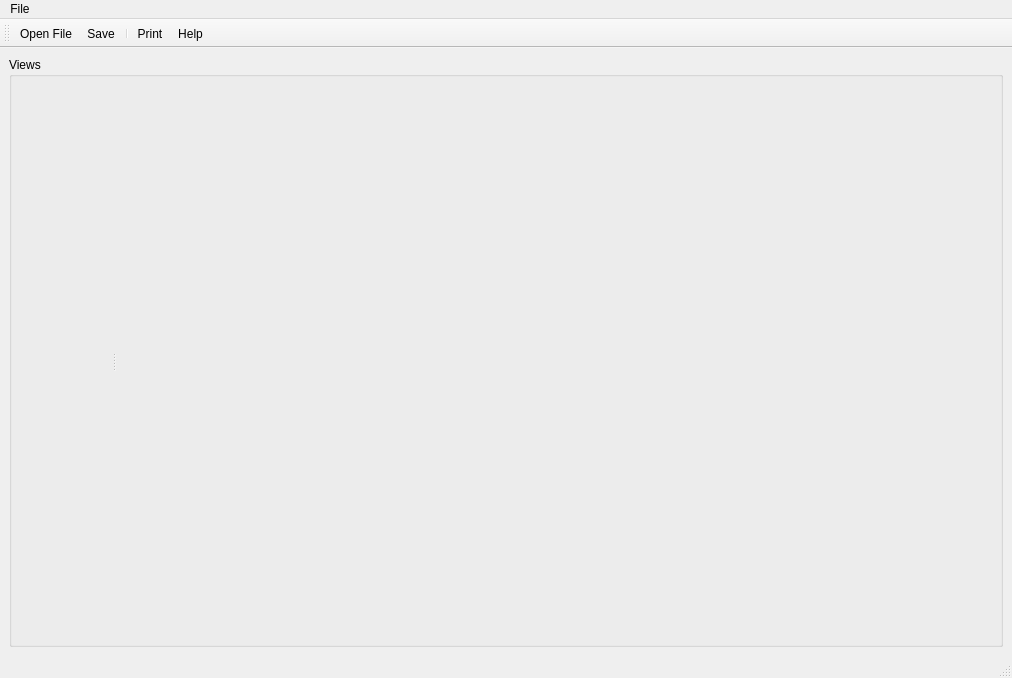
<?xml version="1.0" encoding="UTF-8"?>
<ui version="4.0">
 <class>TetrahedronIntersection</class>
 <widget class="QMainWindow" name="TetrahedronIntersection">
  <property name="geometry">
   <rect>
    <x>0</x>
    <y>0</y>
    <width>1012</width>
    <height>678</height>
   </rect>
  </property>
  <property name="windowTitle">
   <string>Tetrahedron3d</string>
  </property>
  <property name="windowIcon">
   <iconset resource="Icons/icons.qrc">
    <normaloff>:/Icons/help.png</normaloff>:/Icons/help.png</iconset>
  </property>
  <property name="iconSize">
   <size>
    <width>22</width>
    <height>22</height>
   </size>
  </property>
  <widget class="QWidget" name="centralwidget">
   <property name="maximumSize">
    <size>
     <width>16777215</width>
     <height>16777215</height>
    </size>
   </property>
   <layout class="QGridLayout" name="gridLayout">
    <item row="0" column="0">
     <widget class="QGroupBox" name="groupBoxGraph">
      <property name="sizePolicy">
       <sizepolicy hsizetype="Expanding" vsizetype="Expanding">
        <horstretch>1</horstretch>
        <verstretch>1</verstretch>
       </sizepolicy>
      </property>
      <property name="title">
       <string>Views</string>
      </property>
      <layout class="QVBoxLayout">
       <property name="spacing">
        <number>0</number>
       </property>
       <property name="margin">
        <number>0</number>
       </property>
       <item>
        <widget class="QSplitter" name="splitter">
         <property name="orientation">
          <enum>Qt::Horizontal</enum>
         </property>
         <widget class="QFrame" name="tableFrame">
          <property name="minimumSize">
           <size>
            <width>100</width>
            <height>0</height>
           </size>
          </property>
          <layout class="QVBoxLayout">
           <property name="spacing">
            <number>0</number>
           </property>
           <property name="margin">
            <number>0</number>
           </property>
          </layout>
         </widget>
         <widget class="QVTKWidget" name="qvtkWidget" native="true">
          <property name="sizePolicy">
           <sizepolicy hsizetype="Expanding" vsizetype="Expanding">
            <horstretch>1</horstretch>
            <verstretch>1</verstretch>
           </sizepolicy>
          </property>
          <property name="minimumSize">
           <size>
            <width>20</width>
            <height>20</height>
           </size>
          </property>
         </widget>
        </widget>
       </item>
      </layout>
     </widget>
    </item>
   </layout>
  </widget>
  <widget class="QMenuBar" name="menubar">
   <property name="geometry">
    <rect>
     <x>0</x>
     <y>0</y>
     <width>1012</width>
     <height>21</height>
    </rect>
   </property>
   <widget class="QMenu" name="menuFile">
    <property name="title">
     <string>File</string>
    </property>
    <addaction name="actionOpenFile"/>
    <addaction name="actionSave"/>
    <addaction name="separator"/>
    <addaction name="actionPrint"/>
    <addaction name="actionHelp"/>
    <addaction name="actionExit"/>
   </widget>
   <addaction name="menuFile"/>
  </widget>
  <widget class="QStatusBar" name="statusbar"/>
  <widget class="QToolBar" name="toolBar">
   <property name="orientation">
    <enum>Qt::Horizontal</enum>
   </property>
   <property name="iconSize">
    <size>
     <width>22</width>
     <height>22</height>
    </size>
   </property>
   <attribute name="toolBarArea">
    <enum>TopToolBarArea</enum>
   </attribute>
   <attribute name="toolBarBreak">
    <bool>false</bool>
   </attribute>
   <addaction name="actionOpenFile"/>
   <addaction name="actionSave"/>
   <addaction name="separator"/>
   <addaction name="actionPrint"/>
   <addaction name="actionHelp"/>
  </widget>
  <action name="actionOpenFile">
   <property name="enabled">
    <bool>true</bool>
   </property>
   <property name="icon">
    <iconset resource="Icons/icons.qrc">
     <normaloff>:/Icons/fileopen.png</normaloff>:/Icons/fileopen.png</iconset>
   </property>
   <property name="text">
    <string>Open File...</string>
   </property>
  </action>
  <action name="actionExit">
   <property name="text">
    <string>Exit</string>
   </property>
  </action>
  <action name="actionPrint">
   <property name="icon">
    <iconset resource="Icons/icons.qrc">
     <normaloff>:/Icons/print.png</normaloff>:/Icons/print.png</iconset>
   </property>
   <property name="text">
    <string>Print</string>
   </property>
  </action>
  <action name="actionHelp">
   <property name="icon">
    <iconset resource="Icons/icons.qrc">
     <normaloff>:/Icons/help.png</normaloff>:/Icons/help.png</iconset>
   </property>
   <property name="text">
    <string>Help</string>
   </property>
  </action>
  <action name="actionSave">
   <property name="icon">
    <iconset resource="Icons/icons.qrc">
     <normaloff>:/Icons/filesave.png</normaloff>:/Icons/filesave.png</iconset>
   </property>
   <property name="text">
    <string>Save</string>
   </property>
  </action>
 </widget>
 <customwidgets>
  <customwidget>
   <class>QVTKWidget</class>
   <extends>QWidget</extends>
   <header>QVTKWidget.h</header>
  </customwidget>
 </customwidgets>
 <resources>
  <include location="Icons/icons.qrc"/>
 </resources>
 <connections/>
</ui>
